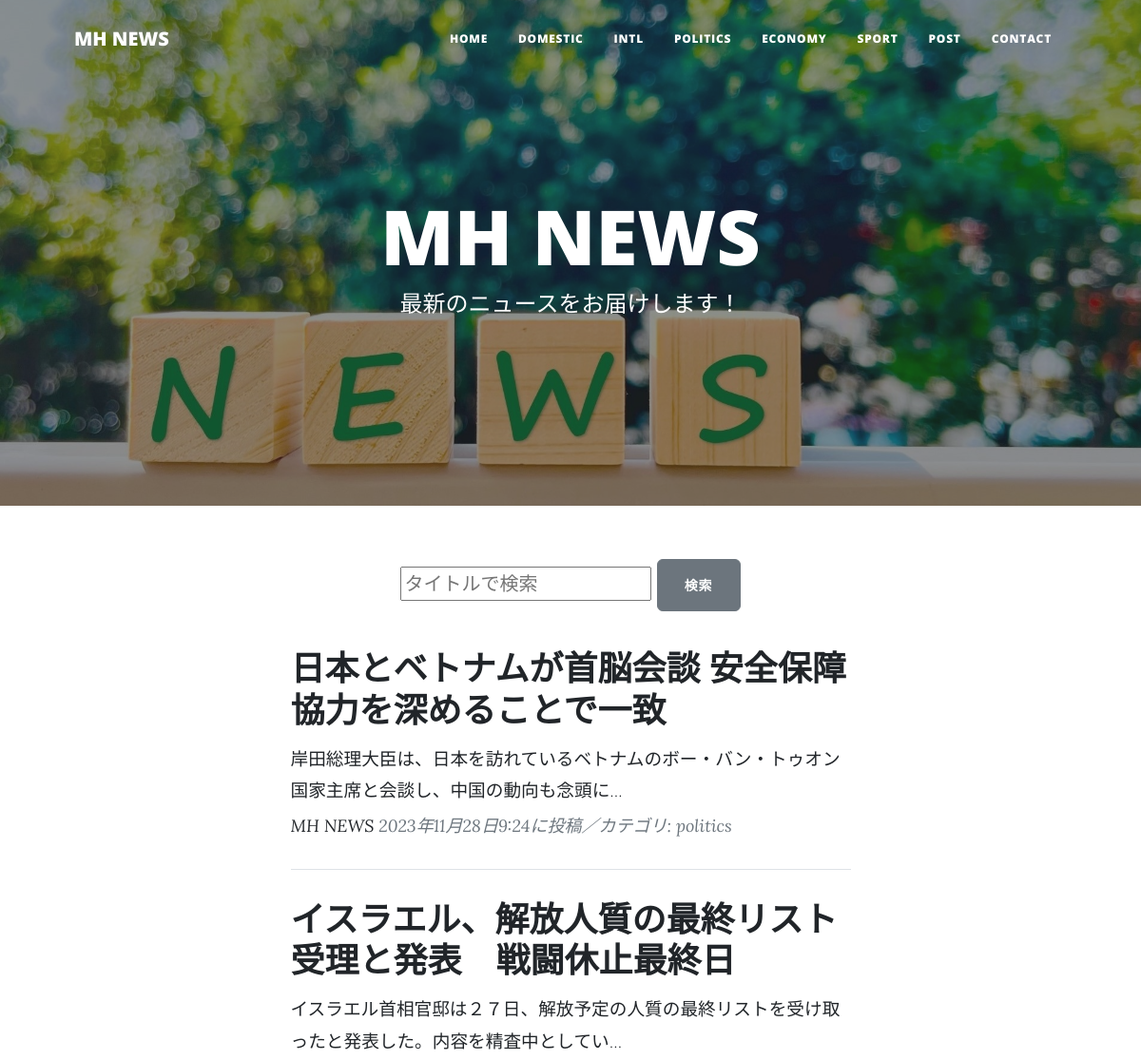
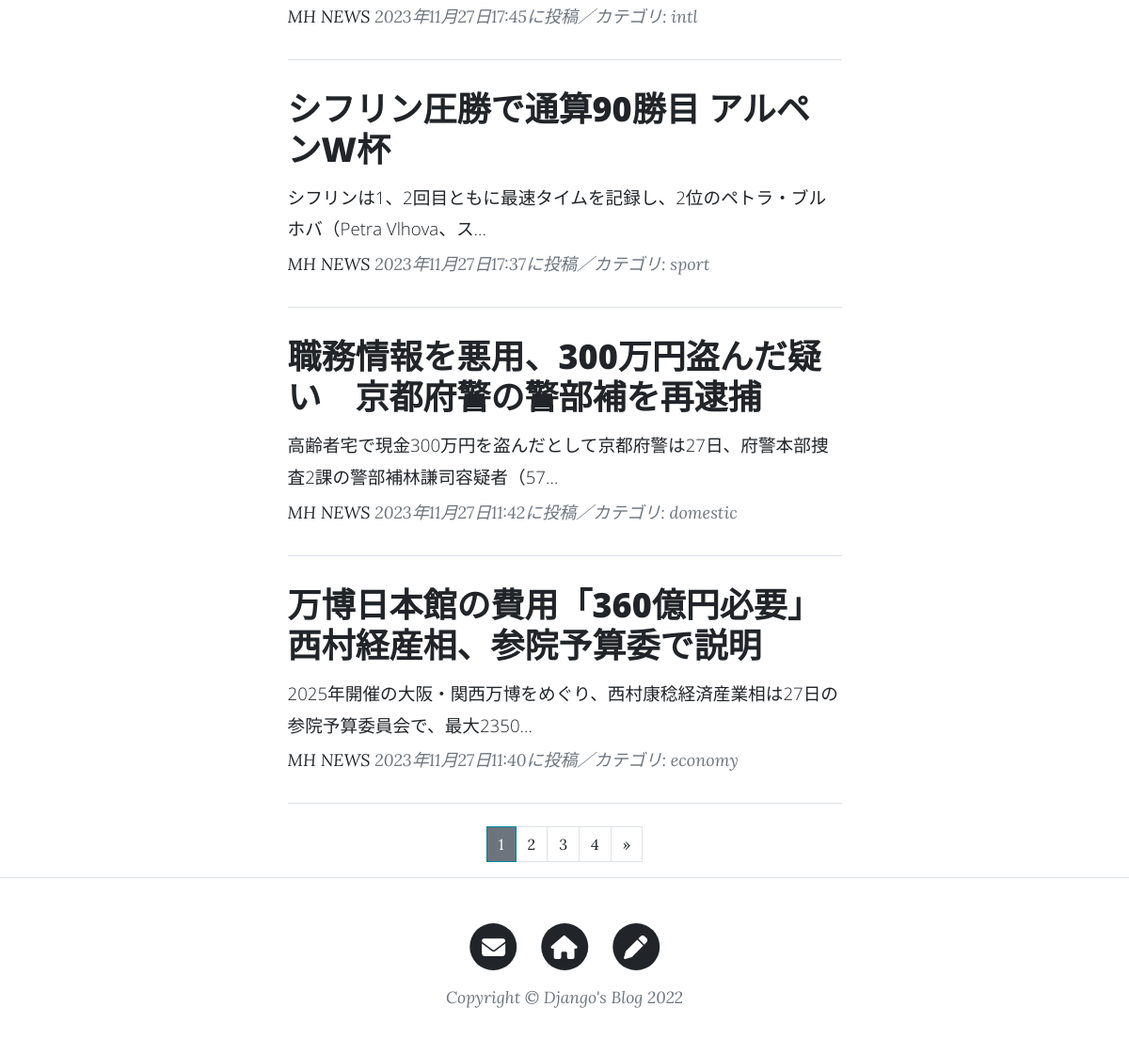
The page / on the database its author committed (2 pictures, top to bottom).
### blogapp/models.py (models this page shows, shortened)
class NewsPost(models.Model):
    CATEGORY = (('domestic', '国内'),
                ('intl', '国際'),
                ('politics', '政治'),
                ('economy', '経済'),
                ('sport', 'スポーツ'),
                )
    title = models.CharField(
        verbose_name='タイトル',
        max_length=200
        )
    content = models.TextField(
        verbose_name = "本文"
        )
    posted_at = models.DateTimeField(
        verbose_name = "投稿日時",
        auto_now_add = True
        )
    category = models.CharField(
        verbose_name = "カテゴリ",
        max_length = 50,
        choices = CATEGORY
        )

### blogapp/views.py (the view)
# urls.py: path('', views.IndexView.as_view(), name='index'),
class IndexView(ListView):
    template_name = 'index.html'
    context_object_name = 'orderby_records'
    queryset = NewsPost.objects.order_by('-posted_at')
    paginate_by = 5
    def get_queryset(self):
        queryset = NewsPost.objects.order_by('-posted_at')
        query = self.request.GET.get('q')
        if query:
            queryset = NewsPost.objects.order_by('-posted_at')
            queryset = queryset.filter(
            Q(title__icontains=query)
            )
        messages.add_message(self.request, messages.INFO, query)
        return queryset

### blogapp/templates/index.html (shortened to what this page needs)
{% extends 'base.html' %}
{% load static %}
    {% block header %}
    <header class="masthead"
            style="background-image: url({% static 'assets/img/home-bg3.jpg' %})">
        <div class="container position-relative px-4 px-lg-5">
            <div class="row gx-4 gx-lg-5 justify-content-center">
                <div class="col-md-10 col-lg-8 col-xl-7">
                    <div class="site-heading">
                        <h1>MH NEWS</h1>
                        <span class="subheading">最新のニュースをお届けします！</span>
                    </div>
                </div>
            </div>
        </div>
    </header>
    {% endblock %}
    {% block contents %}
    <div class="container px-4 px-lg-5">
        <div class="row gx-4 gx-lg-5 justify-content-center">
            <div class="col-md-10 col-lg-8 col-xl-7">
                <div class="d-flex justify-content-center">
                <form class="form-inline my-2" method="GET" action="{% url 'blogapp:index' %}">
                    <input type="text" class="forms-control" placeholder="タイトルで検索" name="q" value="{{request.GET.q}}">
                    <button type="submit" value="search" class="btn btn-secondary rounded">検索</button>
                </form>
                </div>
                {% for record in orderby_records %}
                <div class="post-preview">
                    <a href="{% url 'blogapp:news_detail' record.pk %}">
                        <h2 class="post-title">
                            {{record.title}}</h2>
                        <h3 class="post-subtitle">
                            <span style = "font-size : 14pt">
                                {{record.content|truncatechars:50}}
                            </span>
                        </h3>
                    </a>
                    <p class="post-meta">
                        <a href="#">MH NEWS</a>
                        {{record.posted_at}}に投稿／カテゴリ:
                        {{record.category}}</p>
                </div>
                <hr class="my-4" />
                {% endfor %}
                {% include "pagination.html" %}
            </div>
        </div>
    </div>
    {% endblock %}

### blogapp/templates/base.html (shortened to what this page needs)
{% load static %}
<!DOCTYPE html>
<html lang="ja">
    <head>
        <link href={% static 'css/styles.css' %} rel="stylesheet" />
    </head>
    <body>
        <nav class="navbar navbar-expand-lg navbar-light" id="mainNav">
            <div class="container px-4 px-lg-5">
                <a class="navbar-brand" href={% url 'blogapp:index' %}>MH NEWS</a>
                <div class="collapse navbar-collapse" id="navbarResponsive">
                    <ul class="navbar-nav ms-auto py-4 py-lg-0">
                        <li class="nav-item"><a class="nav-link px-lg-3 py-3 py-lg-4" href="{% url 'blogapp:index' %}">HOME</a></li>
                        <li class="nav-item"><a class="nav-link px-lg-3 py-3 py-lg-4" href="{% url 'blogapp:domestic_list' %}">DOMESTIC</a></li>
                        <li class="nav-item"><a class="nav-link px-lg-3 py-3 py-lg-4" href="{% url 'blogapp:intl_list' %}">INTL</a></li>
                        <li class="nav-item"><a class="nav-link px-lg-3 py-3 py-lg-4" href="{% url 'blogapp:politics_list' %}">POLITICS</a></li>
                        <li class="nav-item"><a class="nav-link px-lg-3 py-3 py-lg-4" href="{% url 'blogapp:economy_list' %}">ECONOMY</a></li>
                        <li class="nav-item"><a class="nav-link px-lg-3 py-3 py-lg-4" href="{% url 'blogapp:sport_list' %}">SPORT</a></li>
                        <li class="nav-item"><a class="nav-link px-lg-3 py-3 py-lg-4" href="{% url 'blogapp:post_news' %}">POST</a></li>
                        <li class="nav-item"><a class="nav-link px-lg-3 py-3 py-lg-4" href="{% url 'blogapp:contact' %}">CONTACT</a></li>
                    </ul>
                </div>
            </div>
        </nav>
        {% block header %}{% endblock %}
        {% block contents %}{% endblock %}
        <footer class="border-top">
            <div class="container px-4 px-lg-5">
                <div class="row gx-4 gx-lg-5 justify-content-center">
                    <div class="col-md-10 col-lg-8 col-xl-7">
                        <ul class="list-inline text-center">
                            <li class="list-inline-item">
                                <a href="http://127.0.0.1:8000/contact/">
                                    <span class="fa-stack fa-lg">
                                        <i class="fas fa-circle fa-stack-2x"></i>
                                        <i class="fa fa-envelope fa-stack-1x fa-inverse"></i>
                                    </span>
                                </a>
                            </li>
                            <li class="list-inline-item">
                                <a href="http://127.0.0.1:8000">
                                    <span class="fa-stack fa-lg">
                                        <i class="fas fa-circle fa-stack-2x"></i>
                                        <i class="fa fa-home fa-stack-1x fa-inverse"></i>
                                    </span>
                                </a>
                            </li>
                            <li class="list-inline-item">
                                <a href="http://127.0.0.1:8000/post/">
                                    <span class="fa-stack fa-lg">
                                        <i class="fas fa-circle fa-stack-2x"></i>
                                        <i class="fa fa-pen fa-stack-1x fa-inverse"></i>
                                    </span>
                                </a>
                            </li>
                        </ul>
                        <div class="small text-center text-muted fst-italic">Copyright &copy; Django's Blog 2022</div>
                    </div>
                </div>
            </div>
        </footer>
    </body>
</html>

### blogapp/templates/pagination.html (shortened to what this page needs)
<ul class = "pagination"
    style = "justify-content:center">
    {% for num in page_obj.paginator.page_range %}
        {% if page_obj.number == num %}
        <li class = "page-item active">
            <span class = "page-link bg-secondary">{{ num }}</span>
        </li>
        {% else %}
        <li class = "page-item">
            <a class = "page-link" href="?page={{ num }}">{{ num }}</a>
        </li>
        {% endif %}
    {% endfor %}
    {% if page_obj.has_next %}
    <li class = "page-item">
        <a class = "page-link"
            href = "?page={{ page_obj.next_page_number }}"
            aria-label = "Next">
            <span aria-hidden="true">&raquo;</span>
        </a>
    </li>
    {% endif %}
</ul>

### rows shown on the page
NewsPost: title "日本とベトナムが首脳会談 安全保障協力を深めることで一致", content "岸田総理大臣は、日本を訪れているベトナムのボー・バン・トゥオン国家主席と会談し、中国の動向も念頭に…", posted_at "2023年11月28日9:24", category "politics"
NewsPost: title "イスラエル、解放人質の最終リスト受理と発表 戦闘休止最終日", content "イスラエル首相官邸は２７日、解放予定の人質の最終リストを受け取ったと発表した。内容を精査中としてい…", posted_at "2023年11月27日17:45", category "intl"
NewsPost: title "シフリン圧勝で通算90勝目 アルペンW杯", content "シフリンは1、2回目ともに最速タイムを記録し、2位のペトラ・ブルホバ（Petra Vlhova、ス…", posted_at "2023年11月27日17:37", category "sport"
NewsPost: title "職務情報を悪用、300万円盗んだ疑い 京都府警の警部補を再逮捕", content "高齢者宅で現金300万円を盗んだとして京都府警は27日、府警本部捜査2課の警部補林謙司容疑者（57…", posted_at "2023年11月27日11:42", category "domestic"
NewsPost: title "万博日本館の費用「360億円必要」 西村経産相、参院予算委で説明", content "2025年開催の大阪・関西万博をめぐり、西村康稔経済産業相は27日の参院予算委員会で、最大2350…", posted_at "2023年11月27日11:40", category "economy"

### other values the page prints
{{ num }} "1"
{{ num }} "2" "3" "4"
